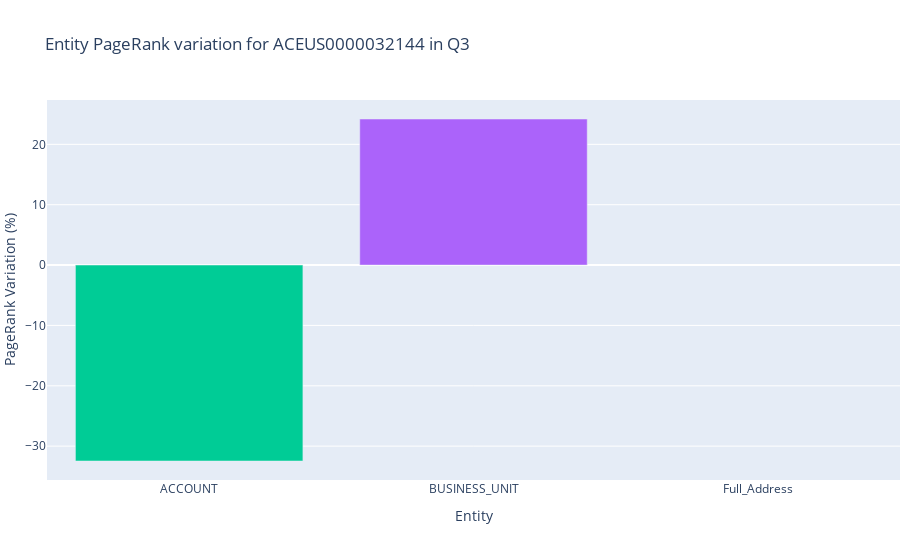

The code cell stored with this chart in its notebook:
### Code cell


### Figure 1 — Plotly figure (JSON) as saved in the notebook; plotly's stock layout.template omitted (floating-point values rounded to 4 significant figures)
{"data": [{"alignmentgroup": "True", "hovertemplate": "Entity=%{x}<br>PageRank Variation (%)=%{y}<extra></extra>", "legendgroup": "ACCOUNT", "marker": {"color": "#00CC96"}, "name": "ACCOUNT", "offsetgroup": "ACCOUNT", "orientation": "v", "showlegend": true, "textposition": "auto", "type": "bar", "x": ["ACCOUNT"], "xaxis": "x", "y": [-32.46], "yaxis": "y"}, {"alignmentgroup": "True", "hovertemplate": "Entity=%{x}<br>PageRank Variation (%)=%{y}<extra></extra>", "legendgroup": "BUSINESS_UNIT", "marker": {"color": "#AB63FA"}, "name": "BUSINESS_UNIT", "offsetgroup": "BUSINESS_UNIT", "orientation": "v", "showlegend": true, "textposition": "auto", "type": "bar", "x": ["BUSINESS_UNIT"], "xaxis": "x", "y": [24.2], "yaxis": "y"}, {"alignmentgroup": "True", "hovertemplate": "Entity=%{x}<br>PageRank Variation (%)=%{y}<extra></extra>", "legendgroup": "Full_Address", "marker": {"color": "#EF553B"}, "name": "Full_Address", "offsetgroup": "Full_Address", "orientation": "v", "showlegend": true, "textposition": "auto", "type": "bar", "x": ["Full_Address"], "xaxis": "x", "y": [null], "yaxis": "y"}], "layout": {"autosize": true, "barmode": "relative", "legend": {"title": {"text": "Entity"}, "tracegroupgap": 0}, "margin": {"l": 0, "r": 0, "t": 100}, "showlegend": false, "title": {"text": "Entity PageRank variation for ACEUS0000032144 in Q3"}, "transition": {"duration": 500}, "xaxis": {"anchor": "y", "categoryarray": ["ACCOUNT", "BUSINESS_UNIT", "Full_Address"], "categoryorder": "array", "domain": [0, 1], "title": {"text": "Entity"}}, "yaxis": {"anchor": "x", "domain": [0, 1], "title": {"text": "PageRank Variation (%)"}}}}
